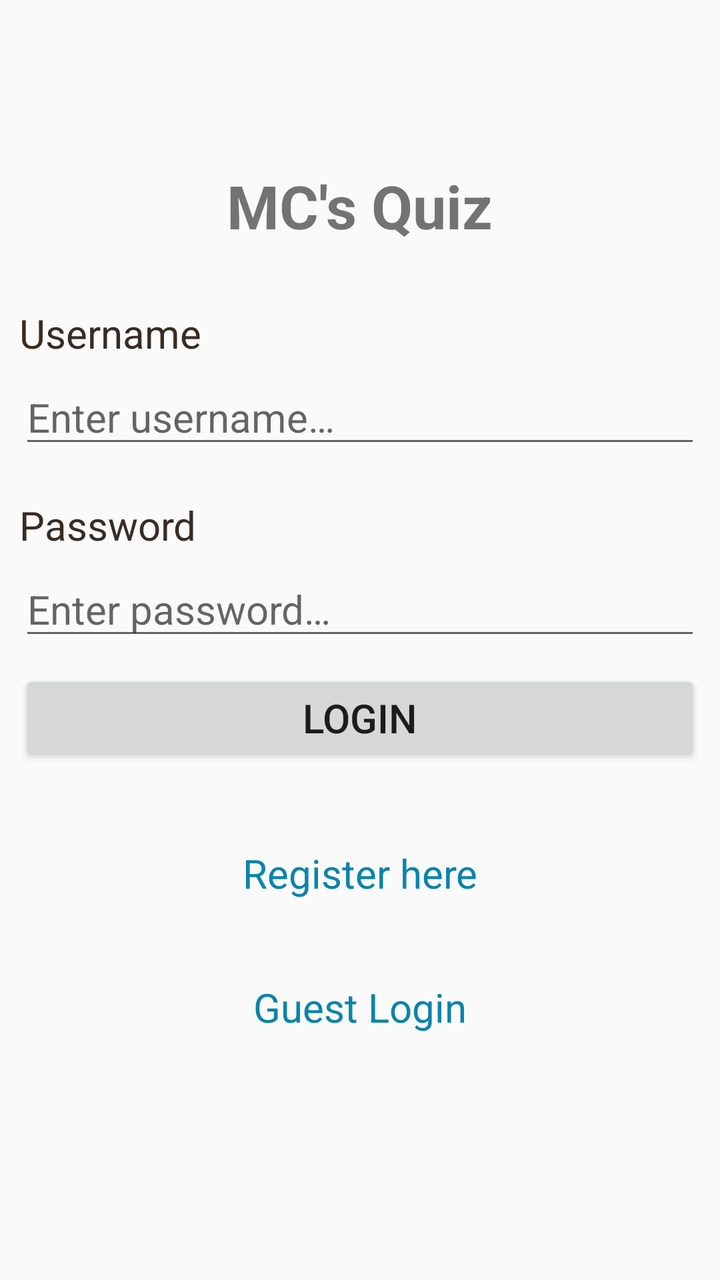
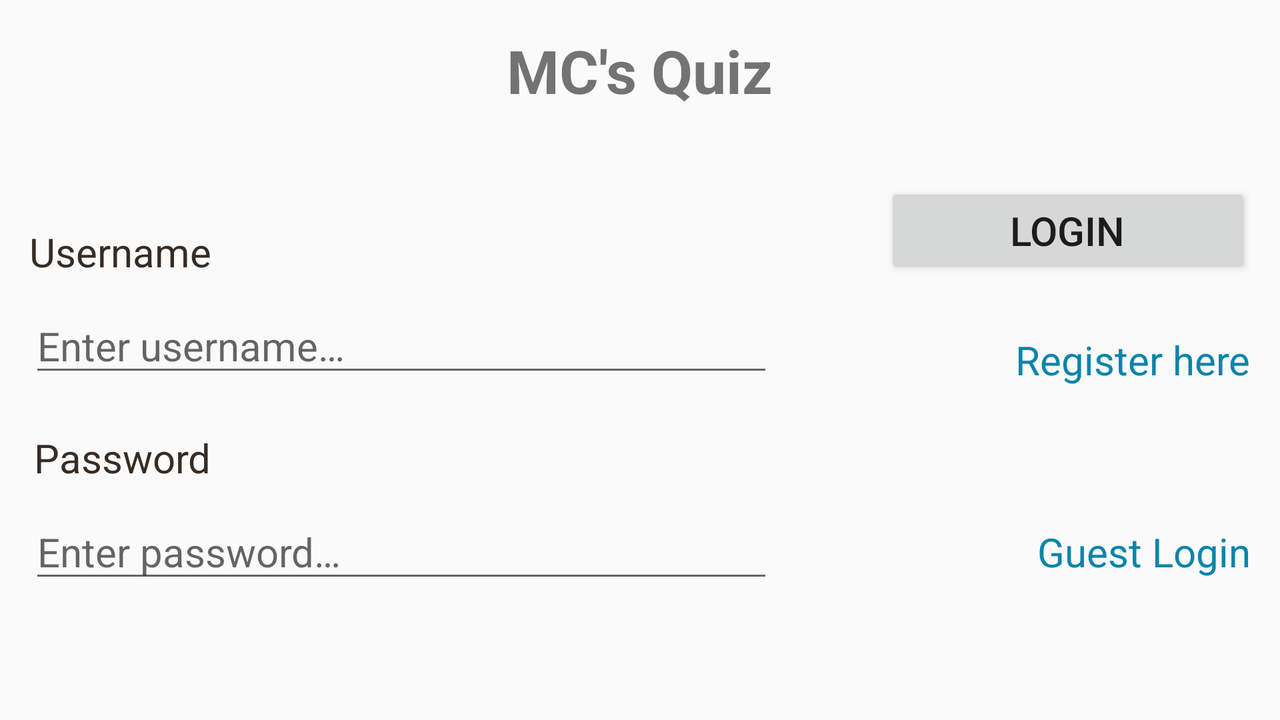

First picture: res/layout/ on a phone held upright. Second picture: the repository's own variant of that layout, on a device whose configuration matches the variant's folder. Source for both follows.
<!-- AndroidManifest.xml: application theme AppTheme -->
<!-- res/layout/activity_login.xml -->
<?xml version="1.0" encoding="utf-8"?>
<RelativeLayout xmlns:android="http://schemas.android.com/apk/res/android"
    android:layout_width="match_parent"
    android:layout_height="match_parent"
    android:fillViewport="true"
    android:paddingBottom="@dimen/activity_vertical_margin"
    android:paddingLeft="@dimen/activity_horizontal_margin"
    android:paddingRight="@dimen/activity_horizontal_margin"
    android:paddingTop="@dimen/activity_vertical_margin">

    <LinearLayout xmlns:android="http://schemas.android.com/apk/res/android"
        android:layout_width="match_parent"
        android:layout_height="wrap_content"
        android:layout_centerHorizontal="true"
        android:layout_centerVertical="true"
        android:orientation="vertical"
        android:padding="10dip"
        android:weightSum="1">
        
        <TextView
            android:layout_width="wrap_content"
            android:layout_height="wrap_content"
            android:layout_gravity="center"
            android:layout_marginBottom="30dp"
            android:text="@string/mc_apos_s_quiz"
            android:textSize="30sp"
            android:textStyle="bold" />

        <TextView
            android:layout_width="fill_parent"
            android:layout_height="wrap_content"
            android:text="@string/username"
            android:textColor="#372c24"
            android:textSize="20sp" />

        <EditText
            android:id="@+id/login_username"
            android:layout_width="fill_parent"
            android:layout_height="wrap_content"
            android:layout_marginBottom="20dip"
            android:layout_marginTop="5dip"
            android:hint="@string/enter_username"
            android:inputType="text"
            android:singleLine="true"
            android:textSize="20sp" />
        
        <TextView
            android:layout_width="fill_parent"
            android:layout_height="wrap_content"
            android:text="@string/password"
            android:textColor="#372c24"
            android:textSize="20sp" />

        <EditText
            android:id="@+id/login_password"
            android:layout_width="fill_parent"
            android:layout_height="wrap_content"
            android:layout_marginTop="5dip"
            android:hint="@string/enter_password"
            android:inputType="textPassword"
            android:singleLine="true"
            android:textSize="20sp" />
        
        <Button
            android:id="@+id/login_button"
            android:layout_width="fill_parent"
            android:layout_height="wrap_content"
            android:layout_marginTop="10dip"
            android:text="@string/login"
            android:textSize="20sp" />
        
        <TextView
            android:id="@+id/register_link"
            android:layout_width="fill_parent"
            android:layout_height="wrap_content"
            android:layout_marginBottom="40dip"
            android:layout_marginTop="40dip"
            android:gravity="center"
            android:text="@string/new_to_twitter_register_here"
            android:textColor="#0b84aa"
            android:textSize="20sp" />

        <TextView
            android:id="@+id/guest_login_link"
            android:layout_width="wrap_content"
            android:layout_height="wrap_content"
            android:layout_gravity="center_horizontal"
            android:layout_marginBottom="40dip"
            android:gravity="center"
            android:text="@string/guest_login"
            android:textColor="#0b84aa"
            android:textSize="20sp" />

    </LinearLayout>
</RelativeLayout>
<!-- resources referenced by this layout -->
<resources>
  <string name="enter_password">Enter password…</string>
  <string name="enter_username">Enter username…</string>
  <string name="guest_login">Guest Login</string>
  <string name="login">Login</string>
  <string name="mc_apos_s_quiz">MC\'s Quiz</string>
  <string name="new_to_twitter_register_here">Register here</string>
  <string name="password">Password</string>
  <string name="username">Username</string>
  <style name="AppTheme" parent="Theme.AppCompat.Light.NoActionBar">
          
          <item name="colorPrimary">@color/colorPrimary</item>
          <item name="colorPrimaryDark">@color/colorPrimaryDark</item>
          <item name="colorAccent">@color/colorAccent</item>
      </style>
</resources>
<!-- res/layout-land/activity_login.xml (the repository's variant of the layout above) -->
<!-- drawn on the phone turned sideways -->
<?xml version="1.0" encoding="utf-8"?>
<RelativeLayout xmlns:android="http://schemas.android.com/apk/res/android"
    android:layout_width="match_parent"
    android:layout_height="match_parent"
    android:fillViewport="true"
    android:paddingBottom="@dimen/activity_vertical_margin"
    android:paddingLeft="@dimen/activity_horizontal_margin"
    android:paddingRight="@dimen/activity_horizontal_margin"
    android:paddingTop="@dimen/activity_vertical_margin">

    <RelativeLayout
        android:layout_width="match_parent"
        android:layout_height="match_parent"
        android:layout_alignParentLeft="true"
        android:layout_alignParentStart="true"
        android:layout_alignParentTop="true"
        android:layout_margin="15dp">

        <EditText
            android:id="@+id/login_password"
            android:layout_width="255dp"
            android:layout_height="wrap_content"
            android:layout_alignBaseline="@+id/guest_login_link"
            android:layout_alignBottom="@+id/guest_login_link"
            android:layout_alignEnd="@+id/login_username"
            android:layout_alignParentLeft="true"
            android:layout_alignParentStart="true"
            android:layout_alignRight="@+id/login_username"
            android:layout_toStartOf="@+id/login_button"
            android:hint="@string/enter_password"
            android:inputType="textPassword"
            android:singleLine="true"
            android:textSize="20sp" />

        <TextView
            android:id="@+id/textView3"
            android:layout_width="wrap_content"
            android:layout_height="wrap_content"
            android:layout_alignParentTop="true"
            android:layout_centerHorizontal="true"
            android:text="@string/mc_apos_s_quiz"
            android:textSize="30sp"
            android:textStyle="bold" />

        <TextView
            android:id="@+id/textView4"
            android:layout_width="wrap_content"
            android:layout_height="wrap_content"
            android:layout_above="@+id/login_username"
            android:layout_alignParentLeft="true"
            android:layout_alignParentStart="true"
            android:layout_marginBottom="10dp"
            android:text="@string/username"
            android:textColor="#372c24"
            android:textSize="20sp" />

        <EditText
            android:id="@+id/login_username"
            android:layout_width="wrap_content"
            android:layout_height="wrap_content"
            android:layout_above="@+id/guest_login_link"
            android:layout_alignEnd="@+id/textView3"
            android:layout_alignParentLeft="true"
            android:layout_alignParentStart="true"
            android:layout_alignRight="@+id/textView3"
            android:layout_toStartOf="@+id/login_button"
            android:hint="@string/enter_username"
            android:inputType="text"
            android:singleLine="true"
            android:textSize="20sp" />

        <TextView
            android:layout_width="wrap_content"
            android:layout_height="wrap_content"
            android:layout_above="@+id/login_password"
            android:layout_alignEnd="@+id/textView4"
            android:layout_alignRight="@+id/textView4"
            android:layout_marginBottom="10dp"
            android:text="@string/password"
            android:textColor="#372c24"
            android:textSize="20sp" />

        <Button
            android:id="@+id/login_button"
            android:layout_width="183dp"
            android:layout_height="wrap_content"
            android:layout_alignBottom="@+id/textView4"
            android:layout_alignParentEnd="true"
            android:layout_alignParentRight="true"
            android:text="@string/login"
            android:textSize="20sp" />

        <TextView
            android:id="@+id/guest_login_link"
            android:layout_width="wrap_content"
            android:layout_height="wrap_content"
            android:layout_alignParentEnd="true"
            android:layout_alignParentRight="true"
            android:layout_below="@+id/register_link"
            android:layout_marginTop="69dp"
            android:gravity="center"
            android:text="@string/guest_login"
            android:textColor="#0b84aa"
            android:textSize="20sp" />

        <TextView
            android:id="@+id/register_link"
            android:layout_width="wrap_content"
            android:layout_height="wrap_content"
            android:layout_alignParentEnd="true"
            android:layout_alignParentRight="true"
            android:layout_centerVertical="true"
            android:gravity="center"
            android:text="@string/new_to_twitter_register_here"
            android:textColor="#0b84aa"
            android:textSize="20sp" />
    </RelativeLayout>

</RelativeLayout>
